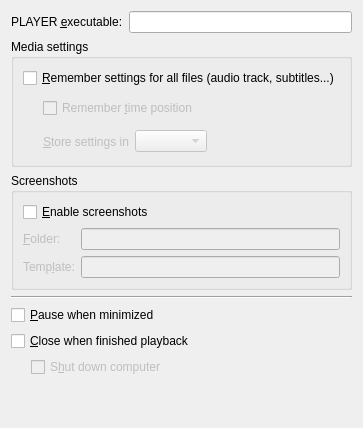
     <widget class="QWidget" name="tab">
      <attribute name="title">
       <string>&amp;General</string>
      </attribute>
      <layout class="QVBoxLayout" name="verticalLayout_2">
       <item>
        <layout class="QHBoxLayout">
         <item>
          <widget class="QLabel" name="executable_label">
           <property name="text">
            <string notr="true">PLAYER &amp;executable:</string>
           </property>
           <property name="wordWrap">
            <bool>false</bool>
           </property>
           <property name="buddy">
            <cstring>mplayerbin_edit</cstring>
           </property>
          </widget>
         </item>
         <item>
          <widget class="FileChooser" name="mplayerbin_edit"/>
         </item>
        </layout>
       </item>
       <item>
        <widget class="QGroupBox" name="groupBox_3">
         <property name="title">
          <string>Media settings</string>
         </property>
         <layout class="QVBoxLayout">
          <item>
           <widget class="QCheckBox" name="remember_all_check">
            <property name="text">
             <string>&amp;Remember settings for all files (audio track, subtitles...)</string>
            </property>
           </widget>
          </item>
          <item>
           <layout class="QGridLayout">
            <item row="0" column="0" rowspan="2">
             <spacer>
              <property name="orientation">
               <enum>Qt::Horizontal</enum>
              </property>
              <property name="sizeType">
               <enum>QSizePolicy::Preferred</enum>
              </property>
              <property name="sizeHint" stdset="0">
               <size>
                <width>20</width>
                <height>61</height>
               </size>
              </property>
             </spacer>
            </item>
            <item row="0" column="1">
             <widget class="QCheckBox" name="remember_time_check">
              <property name="enabled">
               <bool>false</bool>
              </property>
              <property name="sizePolicy">
               <sizepolicy hsizetype="MinimumExpanding" vsizetype="Fixed">
                <horstretch>0</horstretch>
                <verstretch>0</verstretch>
               </sizepolicy>
              </property>
              <property name="text">
               <string>Remember &amp;time position</string>
              </property>
             </widget>
            </item>
            <item row="1" column="1">
             <layout class="QHBoxLayout">
              <item>
               <widget class="QLabel" name="filesettings_method_label">
                <property name="enabled">
                 <bool>false</bool>
                </property>
                <property name="text">
                 <string>&amp;Store settings in</string>
                </property>
                <property name="buddy">
                 <cstring>filesettings_method_combo</cstring>
                </property>
               </widget>
              </item>
              <item>
               <widget class="QComboBox" name="filesettings_method_combo">
                <property name="enabled">
                 <bool>false</bool>
                </property>
               </widget>
              </item>
              <item>
               <spacer>
                <property name="orientation">
                 <enum>Qt::Horizontal</enum>
                </property>
                <property name="sizeHint" stdset="0">
                 <size>
                  <width>40</width>
                  <height>20</height>
                 </size>
                </property>
               </spacer>
              </item>
             </layout>
            </item>
           </layout>
          </item>
         </layout>
        </widget>
       </item>
       <item>
        <widget class="QGroupBox" name="groupBox_2">
         <property name="title">
          <string>Screenshots</string>
         </property>
         <layout class="QGridLayout">
          <item row="0" column="0" colspan="2">
           <widget class="QCheckBox" name="use_screenshots_check">
            <property name="text">
             <string>&amp;Enable screenshots</string>
            </property>
           </widget>
          </item>
          <item row="1" column="0">
           <widget class="QLabel" name="screenshots_dir_label">
            <property name="enabled">
             <bool>false</bool>
            </property>
            <property name="text">
             <string>&amp;Folder:</string>
            </property>
            <property name="wordWrap">
             <bool>false</bool>
            </property>
            <property name="buddy">
             <cstring>screenshot_edit</cstring>
            </property>
           </widget>
          </item>
          <item row="1" column="1">
           <widget class="FileChooser" name="screenshot_edit">
            <property name="enabled">
             <bool>false</bool>
            </property>
           </widget>
          </item>
          <item row="2" column="0">
           <widget class="QLabel" name="screenshot_template_label">
            <property name="enabled">
             <bool>false</bool>
            </property>
            <property name="text">
             <string>Temp&amp;late:</string>
            </property>
            <property name="buddy">
             <cstring>screenshot_template_edit</cstring>
            </property>
           </widget>
          </item>
          <item row="2" column="1">
           <widget class="QLineEdit" name="screenshot_template_edit">
            <property name="enabled">
             <bool>false</bool>
            </property>
           </widget>
          </item>
         </layout>
        </widget>
       </item>
       <item>
        <widget class="Line" name="line_7">
         <property name="orientation">
          <enum>Qt::Horizontal</enum>
         </property>
        </widget>
       </item>
       <item>
        <widget class="QCheckBox" name="pause_if_hidden_check">
         <property name="text">
          <string>&amp;Pause when minimized</string>
         </property>
        </widget>
       </item>
       <item>
        <widget class="QCheckBox" name="close_on_finish_check">
         <property name="text">
          <string>&amp;Close when finished playback</string>
         </property>
        </widget>
       </item>
       <item>
        <widget class="QWidget" name="shutdown_widget" native="true">
         <layout class="QHBoxLayout" name="horizontalLayout_2">
          <property name="margin">
           <number>0</number>
          </property>
          <item>
           <spacer name="horizontalSpacer_2">
            <property name="orientation">
             <enum>Qt::Horizontal</enum>
            </property>
            <property name="sizeType">
             <enum>QSizePolicy::Preferred</enum>
            </property>
            <property name="sizeHint" stdset="0">
             <size>
              <width>20</width>
              <height>20</height>
             </size>
            </property>
           </spacer>
          </item>
          <item>
           <widget class="QCheckBox" name="shutdown_check">
            <property name="enabled">
             <bool>false</bool>
            </property>
            <property name="text">
             <string>S&amp;hut down computer</string>
            </property>
           </widget>
          </item>
          <item>
           <spacer name="horizontalSpacer_3">
            <property name="orientation">
             <enum>Qt::Horizontal</enum>
            </property>
            <property name="sizeHint" stdset="0">
             <size>
              <width>40</width>
              <height>20</height>
             </size>
            </property>
           </spacer>
          </item>
         </layout>
        </widget>
       </item>
       <item>
        <spacer>
         <property name="orientation">
          <enum>Qt::Vertical</enum>
         </property>
         <property name="sizeType">
          <enum>QSizePolicy::Expanding</enum>
         </property>
         <property name="sizeHint" stdset="0">
          <size>
           <width>20</width>
           <height>40</height>
          </size>
         </property>
        </spacer>
       </item>
      </layout>
     </widget>
